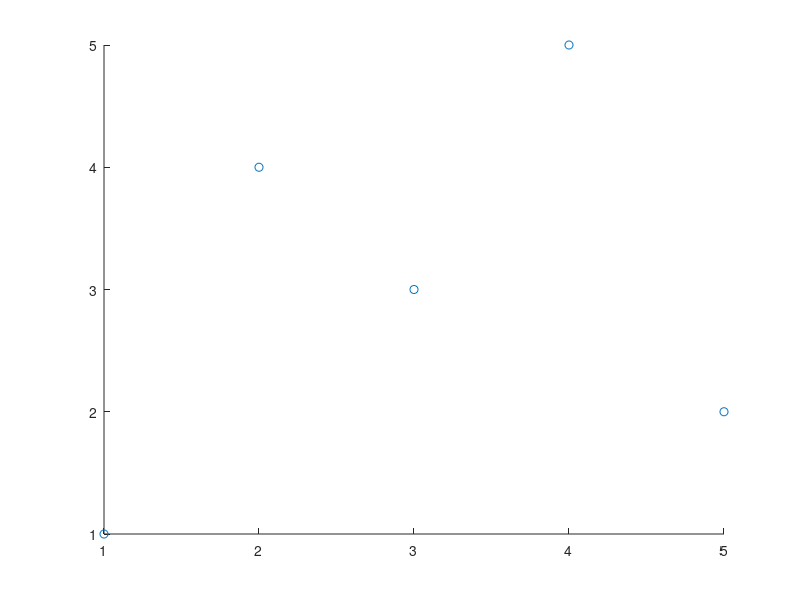
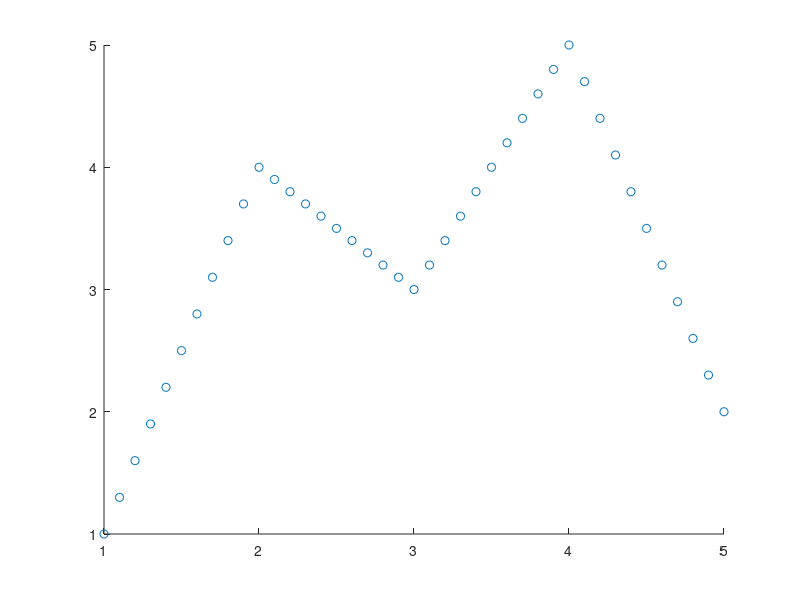
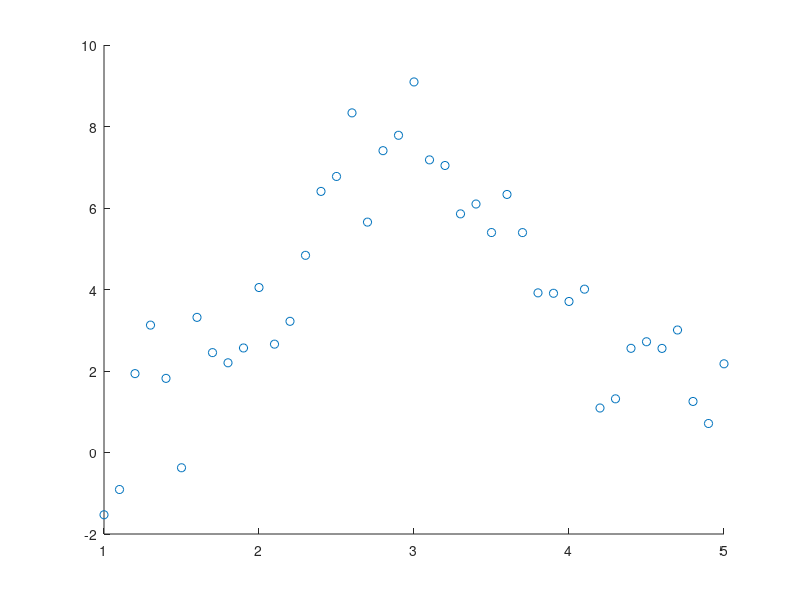
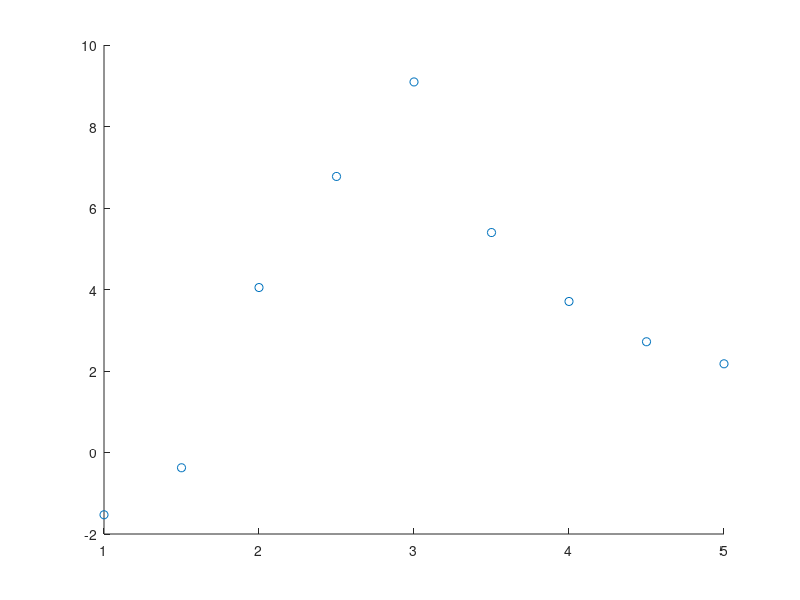

Write MATLAB code to recreate these figures, in order.
%% Setup
x = [1:5];
y = [1 4 3 5 2];
H = zeros(length(x));

figure(1)
scatter(x,y)
shg

for i = 1:length(x)
    for j = 1:length(x)
        
        H(i,j) = norm(x(j)-x(i));
        % linear
%         const = 1;
%         H(i,j) = sqrt(norm(x(j)-x(i))^2+const^2);
%         % multiquadratic

    end
end

%% Interprelation

c = H^(-1)*y';

interps = zeros(1,41);
for val = 1:0.1:5
    
    temp = 0;
    
    for k = 1:length(x)
        temp = temp+ c(k)*norm(val-x(k));
       % linear 
       
%        temp = temp+ c(k)*sqrt(norm(val-x(k))^2+const^2);
%        % multiquadtratic 
       
       
       
    end
    
        interps(round(val*10-9)) = temp;

end
    
 
figure(2)
scatter(1:0.1:5,interps)
shg



%% Aproximation

c = (H + 1*eye(5))^(-1)*y';


interps = zeros(1,41);
for val = 1:0.1:5
    
    temp = 0;
    
    for k = 1:length(x)
        temp = temp+ c(k)*norm(val-x(k));
       % linear 
       
%        temp = temp+ c(k)*sqrt(norm(val-x(k))^2+const^2);
%        % multiquadtratic 
%        
       
       
    end
    
        interps(round(val*10-9)) = temp;

end
    
 
figure(3)
scatter(1:0.1:5,interps)
shg



%% Aproximation


noisyData = normrnd([interps],1);

figure(3)
scatter(1:0.1:5,noisyData)
shg

data_subset = noisyData(1:5:length(noisyData));
figure(4)
scatter(1:0.5:5,data_subset)
shg

x = [1:0.5:5];

for i = 1:length(x)
    for j = 1:length(x)
        
%         H(i,j) = norm(x(j)-x(i));
%         % linear
        const = 1;
        H(i,j) = sqrt(norm(x(j)-x(i))^2+const^2);
        % multiquadratic

    end
end

%%
c = H^(-1)*data_subset';

interps = zeros(1,41);
for val = 1:0.1:5
    
    temp = 0;
    
    for k = 1:length(x)
%         temp = temp+ c(k)*norm(val-x(k));
%        % linear 
       
       temp = temp+ c(k)*sqrt(norm(val-x(k))^2+const^2);
       % multiquadtratic 
       
       
       
    end
    
        interps(round(val*10-9)) = temp;

end
    
 
figure(5)
scatter(1:0.1:5,interps)
shg


%%


c = (H + 0.01*eye(9))^(-1)*data_subset';


aprox = zeros(1,41);
for val = 1:0.1:5
    
    temp = 0;
    
    for k = 1:length(x)
        temp = temp+ c(k)*norm(val-x(k));
       % linear 
       
%        temp = temp+ c(k)*sqrt(norm(val-x(k))^2+const^2);
%        % multiquadtratic 
%        
%        
       
    end
    
        aprox(round(val*10-9)) = temp;

end
    
 
figure(6)
scatter(1:0.1:5,aprox)
shg
